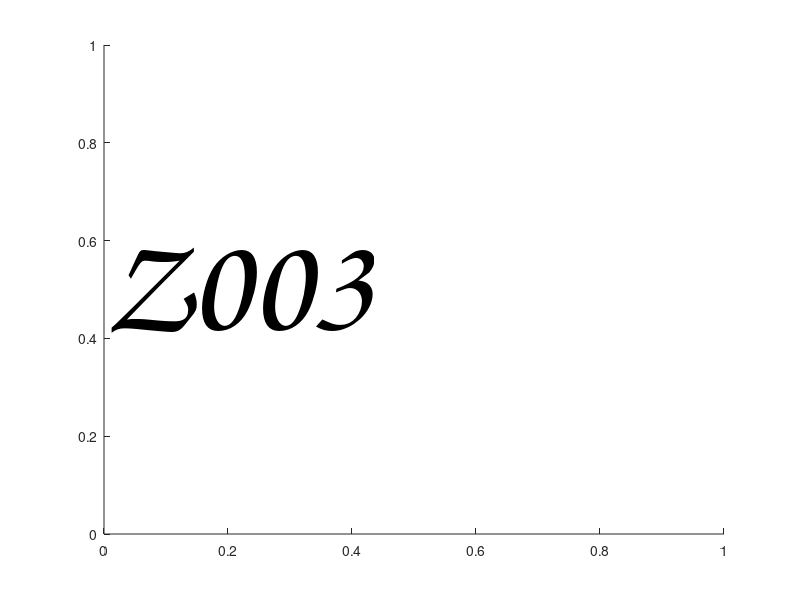

MATLAB code to generate this figure:
function validateFonts
% Generate a list for valid fonts on the machine
%
% A figure pops up for each font, to verify if it renders properly on your
% machine.
%
% CREDITS
%  Written and maintained by Kai Wang and Boris Babenko
%  Copyright notice: license.txt
%  Changelog: changelog.txt
%  Please email kaw006@cs.ucsd.edu if you have questions.

allfonts=listfonts;
validFonts=[];
for i=1:length(allfonts)
    fontname = allfonts{i};
    figure(1); clf;
    text(0,.5,fontname,'fontsize', 100,'fontname',fontname);
    in=input('Render properly y/n? ','s');
    if in=='y', validFonts{end+1} = fontname; end
end
save('validFonts', 'validFonts');
end